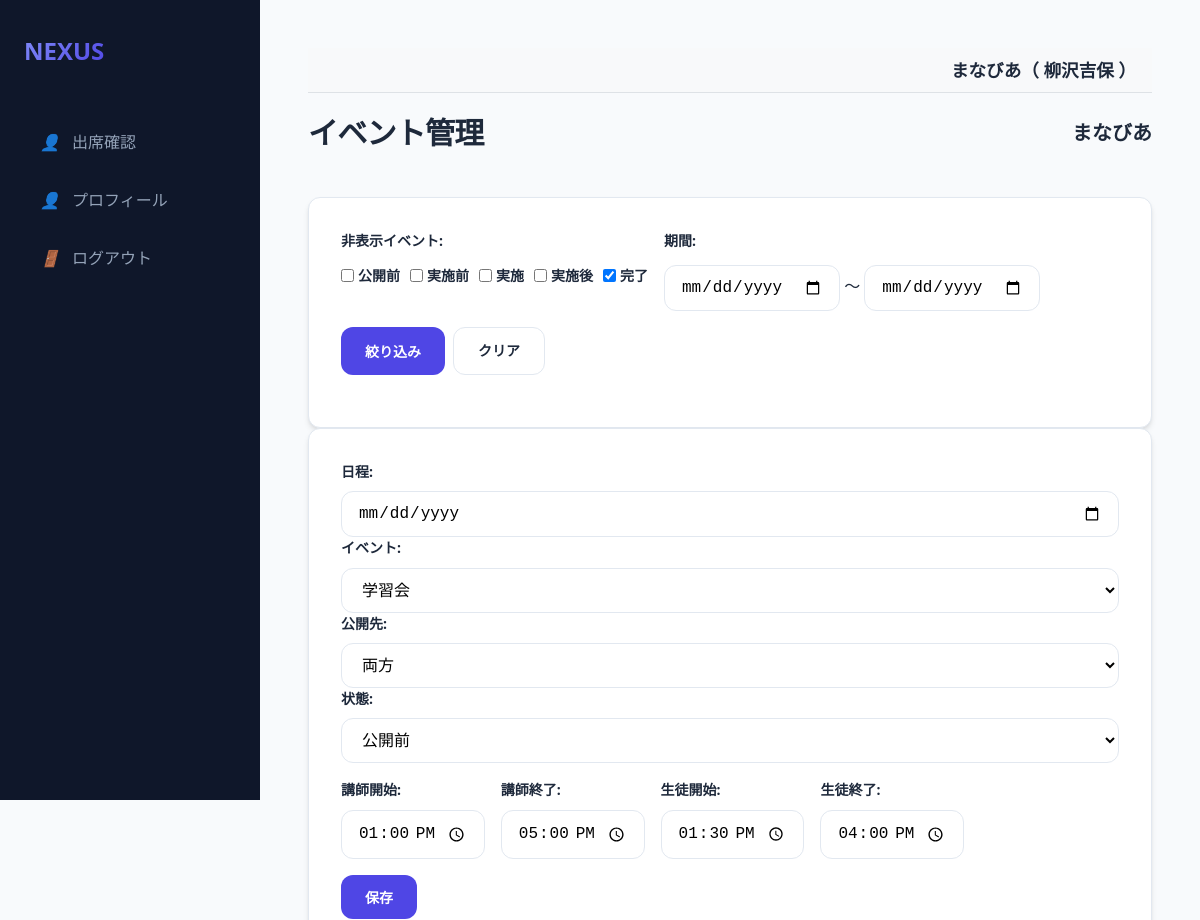
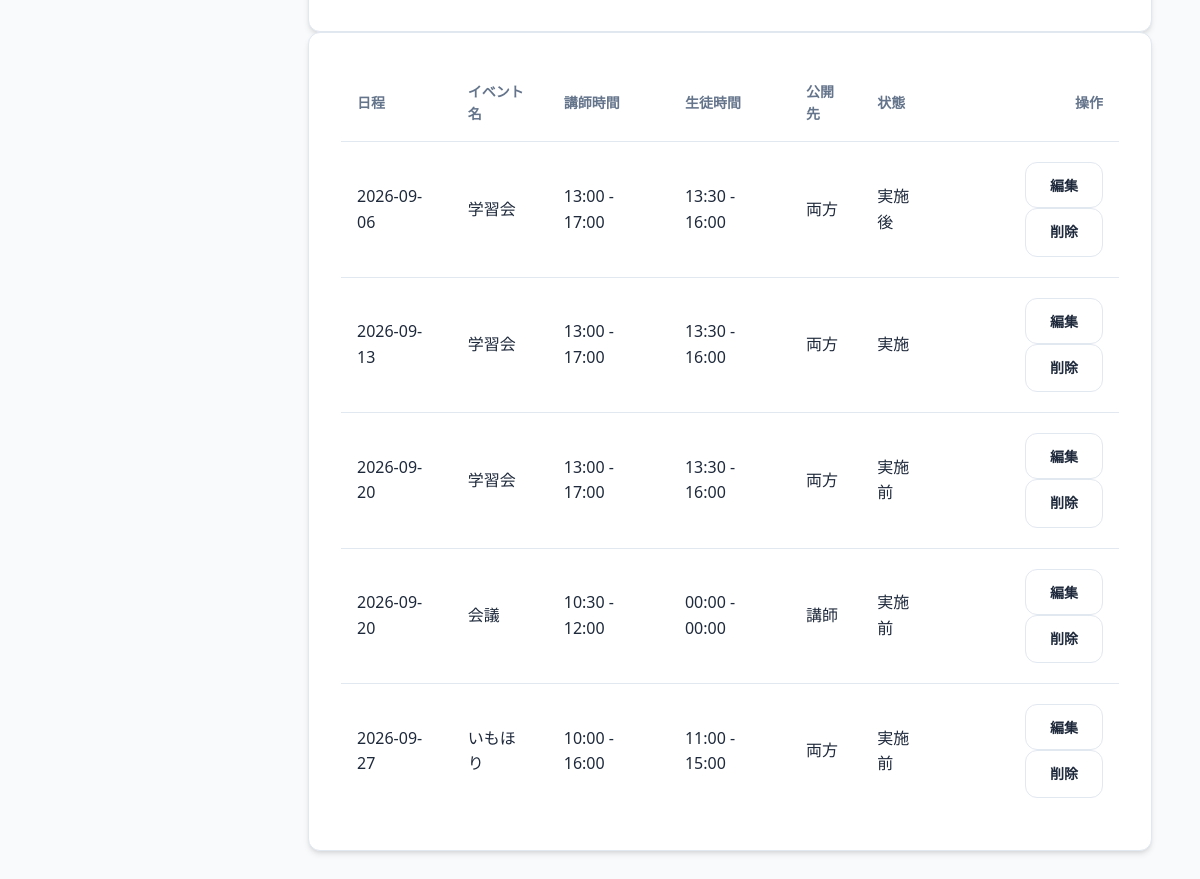
The app's page /events (signed in) with its own data (2 pictures, top to bottom).
### models.py (models this page shows, shortened)
class Organization(db.Model):
    id = db.Column(db.Integer, primary_key=True)
    name = db.Column(db.String(100), nullable=False)

class User(db.Model):
    id = db.Column(db.Integer, primary_key=True)
    username = db.Column(db.String(50), unique=True, nullable=False)
    name = db.Column(db.String(50), nullable=True)
    password_hash = db.Column(db.String(128), nullable=False)
    is_admin = db.Column(db.Boolean, default=False)
    is_super_admin = db.Column(db.Boolean, default=False)
    is_org_admin = db.Column(db.Boolean, default=False)
    organization_id = db.Column(db.Integer, db.ForeignKey('organization.id'), nullable=True)
    organization = db.relationship('Organization', backref='users')
    teacher_record = db.relationship('Teacher', back_populates='user', uselist=False)
    student_record = db.relationship('Student', back_populates='user', uselist=False)

class Event(db.Model):
    id = db.Column(db.Integer, primary_key=True)
    date = db.Column(db.DateTime, nullable=False)
    name = db.Column(db.String(100), nullable=False)
    organization_id = db.Column(db.Integer, db.ForeignKey('organization.id'), nullable=False)
    organization = db.relationship('Organization')
    venues = db.relationship('Venue', secondary=event_venue, backref='events')
    teacher_start = db.Column(db.String(5), nullable=False)
    teacher_end = db.Column(db.String(5), nullable=False)
    student_start = db.Column(db.String(5), nullable=False)
    student_end = db.Column(db.String(5), nullable=False)
    publish_to = db.Column(db.String(20), default='両0')
    status = db.Column(db.String(20), default='公開前')

### app.py (the view)
@app.route('/events')
@login_required
@organization_required
def events():
    org_id = session['organization_id']
    hidden_statuses = request.args.getlist('hidden_status')
    if 'filter_applied' not in request.args:
        hidden_statuses = ['完了']
    start_date = request.args.get('start_date')
    end_date = request.args.get('end_date')
    query = Event.query.filter_by(organization_id=org_id)
    if hidden_statuses:
        query = query.filter(~Event.status.in_(hidden_statuses))
    if start_date:
        query = query.filter(Event.date >= datetime.strptime(start_date, '%Y-%m-%d'))
    if end_date:
        query = query.filter(Event.date <= datetime.strptime(end_date, '%Y-%m-%d'))
    events = query.order_by(Event.date).all()
    configs = {c.key: c.value for c in Config.query.filter_by(organization_id=org_id).all()}
    return render_template('events.html', events=events, configs=configs,
                           hidden_statuses=hidden_statuses, start_date=start_date, end_date=end_date)

### app.py (called while the page is built)
@app.after_request
def add_header(response):
    response.headers['Cache-Control'] = 'no-store, no-cache, must-revalidate, max-age=0'
    response.headers['Pragma'] = 'no-cache'
    response.headers['Expires'] = '0'
    return response

def login_required(f):
    @wraps(f)
    def decorated_function(*args, **kwargs):
        if 'user_id' not in session:
            return redirect(url_for('login'))
        return f(*args, **kwargs)
    return decorated_function

def organization_required(f):
    @wraps(f)
    def decorated_function(*args, **kwargs):
        if 'user_id' not in session:
            return redirect(url_for('login'))
        user = db.session.get(User, session['user_id'])
        session['organization_id'] = user.organization_id
        session['org_name'] = user.organization.name
        return f(*args, **kwargs)
    return decorated_function

@app.context_processor
def inject_globals():
    user = None
    group_division_enabled = False
    if 'user_id' in session:
        user = db.session.get(User, session['user_id'])
        if user and user.organization_id:
            cfg = Config.query.filter_by(key='group_division_enabled', organization_id=user.organization_id).first()
            if cfg and cfg.value == 'true':
                group_division_enabled = True
    return dict(current_user=user, group_division_enabled=group_division_enabled)

### templates/events.html (shortened to what this page needs)
{% extends "base.html" %}
{% block content %}
<div class="header">
    <h1>イベント管理</h1>
    <h2 style="font-size: 1.25rem;">{{ current_user.organization.name if current_user.is_super_admin else session.get('org_name', '不明') }}</h2>
</div>
<div class="card">
    <form action="/events" method="get" style="display: flex; gap: 1rem; align-items: flex-start; margin-bottom: 1rem; flex-wrap: wrap;">
        <div style="display: flex; flex-direction: column; gap: 0.25rem;">
            <label>非表示イベント: </label>
            <div style="display: flex; gap: 10px; align-items: center; flex-wrap: nowrap; white-space: nowrap;">
                {% for status in ['公開前', '実施前', '実施', '実施後', '完了'] %}
                    <label style="margin: 0; display: flex; align-items: center; gap: 4px;">
                        <input type="checkbox" name="hidden_status" value="{{ status }}"
                        {% if status in hidden_statuses %}checked{% endif %}>
                        {{ status }}
                    </label>
                {% endfor %}
            </div>
        </div>
        <div style="display: flex; flex-direction: column; gap: 0.25rem;">
            <label>期間: </label>
            <div>
                <input type="date" name="start_date" value="{{ start_date|default('') }}" class="form-control" style="display: inline-block; width: auto;">
                〜
                <input type="date" name="end_date" value="{{ end_date|default('') }}" class="form-control" style="display: inline-block; width: auto;">
            </div>
        </div>
        <div style="display: flex; align-self: flex-end; gap: 0.5rem; padding-bottom: 0.25rem;">
            <button type="submit" class="btn btn-primary">絞り込み</button>
            <a href="/events" class="btn btn-outline">クリア</a>
        </div>
    </form>
</div>
<div class="card">
    <form action="/event/save" method="post" id="eventForm">
        <div style="margin-bottom: 1rem;">
            <label>日程: </label>
            <input type="date" name="date" id="eventDate" required class="form-control">
            <label>イベント: </label>
            <select name="event_type" id="eventType" class="form-control" onchange="updateDefaultTimes(true)">
                <option value="学習会">学習会</option>
            </select>
            <label>公開先: </label>
            <select name="publish_to" id="publishTo" class="form-control">
                <option value="両方">両方</option>
            </select>
            <label>状態: </label>
            <select name="status" id="status" class="form-control">
                <option value="公開前">公開前</option>
            </select>
        </div>
        <div style="display: flex; gap: 1rem; margin-bottom: 1rem; align-items: center; flex-wrap: wrap;">
            <div><label>講師開始: </label><input type="time" name="teacher_start" id="teacherStart" class="form-control"></div>
            <div><label>講師終了: </label><input type="time" name="teacher_end" id="teacherEnd" class="form-control"></div>
            <div><label>生徒開始: </label><input type="time" name="student_start" id="studentStart" class="form-control"></div>
            <div><label>生徒終了: </label><input type="time" name="student_end" id="studentEnd" class="form-control"></div>
        </div>
        <button type="submit" class="btn btn-primary">保存</button>
    </form>
</div>
<div class="card">
    <div class="table-container">
        <table>
            <thead>
                <tr>
                    <th>日程</th>
                    <th>イベント名</th>
                    <th>講師時間</th>
                    <th>生徒時間</th>
                    <th>公開先</th>
                    <th>状態</th>
                    <th style="text-align: right;">操作</th>
                </tr>
            </thead>
            <tbody>
                {% for e in events %}
                <tr>
                    <td>{{ e.date.strftime('%Y-%m-%d') }}</td>
                    <td>{{ e.name }}</td>
                    <td>{{ e.teacher_start }} - {{ e.teacher_end }}</td>
                    <td>{{ e.student_start }} - {{ e.student_end }}</td>
                    <td>{{ e.publish_to }}</td>
                    <td>{{ e.status }}</td>
                    <td style="text-align: right;">
                        <button class="btn btn-outline" onclick="editEvent('{{ e.id }}', '{{ e.date.strftime('%Y-%m-%d') }}', '{{ e.name }}', '{{ e.teacher_start }}', '{{ e.teacher_end }}', '{{ e.student_start }}', '{{ e.student_end }}', '{{ e.publish_to }}', '{{ e.status }}')">編集</button>
                        <a href="/event/delete/{{ e.id }}" class="btn btn-outline btn-danger" onclick="return confirm('本当に削除しますか？')">削除</a>
                    </td>
                </tr>
                {% endfor %}
            </tbody>
        </table>
    </div>
</div>
{% endblock %}

### templates/base.html (shortened to what this page needs)
<!DOCTYPE html>
<html lang="ja">
<head>
    <link rel="stylesheet" href="{{ url_for('static', filename='style.css') }}">
</head>
<body>
<aside class="sidebar">
    <a href="/" class="logo">
        <span>NEXUS</span>
    </a>
    <nav class="nav-links">
        {% if current_user.is_admin %}
        <a href="/events" class="nav-item {{ 'active' if request.path == '/events' }}">
            <i>📋</i> イベント管理
        </a>
        <a href="/event/select" class="nav-item {{ 'active' if request.path == '/event/select' }}">
            <i>📅</i> イベント一覧
        </a>
        <a href="/venues" class="nav-item {{ 'active' if request.path == '/venues' }}">
            <i>📍</i> 会場一覧
        </a>
        <a href="/settings" class="nav-item {{ 'active' if request.path == '/settings' }}">
            <i>⚙️</i> 設定
        </a>
        {% if group_division_enabled %}
        <a href="/groups" class="nav-item {{ 'active' if request.path == '/groups' }}">
            <i>👥</i> グループ設定
        </a>
        {% endif %}
        <a href="/prohibited_matches" class="nav-item {{ 'active' if request.path == '/prohibited_matches' }}">
            <i>🚫</i> マッチング禁止
        </a>
        {% if session.get('selected_event_name', '')|trim == '学習会' and session.get('selected_event_status', '')|trim == '実施後' %}
        <a href="/evaluation/teacher" class="nav-item {{ 'active' if request.path == '/evaluation/teacher' }}">
            <i>🧑‍🏫</i> 講師による評価
        </a>
        <a href="/evaluation/student" class="nav-item {{ 'active' if request.path == '/evaluation/student' }}">
            <i>🎓</i> 生徒の感想
        </a>
        {% else %}
        <a href="/teachers" class="nav-item {{ 'active' if request.path == '/teachers' }}">
            <i>🧑‍🏫</i> 講師一覧
        </a>
        <a href="/students" class="nav-item {{ 'active' if request.path == '/students' }}">
            <i>🎓</i> 生徒一覧
        </a>
        {% if session.get('selected_event_name', '')|trim == '学習会' and session.get('selected_event_status', '')|trim == '実施' %}
        <a href="/matching/setup" class="nav-item {{ 'active' if request.path == '/matching/setup' }}">
            <i>🔄</i> マッチング実行
        </a>
        <a href="/result" class="nav-item {{ 'active' if request.path == '/result' }}">
            <i>📊</i> マッチング結果
        </a>
        <a href="/matching/adjustment" class="nav-item {{ 'active' if request.path == '/matching/adjustment' }}">
            <i>🛠️</i> マッチング調整
        </a>
        {% endif %}
        {% endif %}
        {% if current_user.is_super_admin %}
        <a href="/users" class="nav-item {{ 'active' if request.path == '/users' }}">
            <i>⚙️</i> 管理者一覧
        </a>
        <a href="/organizations" class="nav-item {{ 'active' if request.path == '/organizations' }}">
            <i>🏢</i> 組織一覧
        </a>
        {% endif %}
        {% elif current_user.teacher_record %}
        <a href="{{ url_for('teacher_dashboard') }}" class="nav-item {{ 'active' if request.path == '/teacher/dashboard' }}">
            <i>👤</i> 出席確認
        </a>
        <a href="{{ url_for('teacher_edit', id=current_user.teacher_record.id) }}" class="nav-item {{ 'active' if request.path == url_for('teacher_edit', id=current_user.teacher_record.id) }}">
            <i>👤</i> プロフィール
        </a>
        {% endif %}
        <a href="{{ url_for('logout') }}" class="nav-item">
            <i>🚪</i> ログアウト
        </a>
    </nav>
</aside>
<main class="main-content">
    {% if current_user %}
    <div style="background-color: #f8f9fa; padding: 0.5rem 1rem; margin-bottom: 1rem; border-bottom: 1px solid #dee2e6; text-align: right; font-size: 1.1rem; font-weight: bold;">
        {{ current_user.organization.name if current_user.organization else '組織なし' }}（
        {% if current_user.name %}
            {{ current_user.name }}
        {% elif current_user.teacher_record %}
            {{ current_user.teacher_record.name }}
        {% elif current_user.student_record %}
            {{ current_user.student_record.name }}
        {% else %}
            {{ current_user.username }}
        {% endif %}
        ）
    </div>
    {% endif %}
    {% block content %}{% endblock %}
</main>
</body>
</html>

### static/style.css (style rules this page uses)
:root { --primary: #4f46e5; --primary-hover: #4338ca; --bg-main: #f8fafc; --bg-card: #ffffff; --text-main: #1e293b; --text-muted: #64748b; --border: #e2e8f0; --shadow: 0 4px 6px -1px rgb(0 0 0 / 0.1), 0 2px 4px -2px rgb(0 0 0 / 0.1); --radius: 0.75rem; --sidebar-w: 260px; }
* { margin: 0; padding: 0; box-sizing: border-box; }
body { font-family: "Segoe UI", "Hiragino Kaku Gothic ProN", "Hiragino Sans", "Meiryo", sans-serif; background-color: var(--bg-main); color: var(--text-main); line-height: 1.6; display: flex; min-height: 100vh; }
.sidebar { width: var(--sidebar-w); background-color: #0f172a; color: white; padding: 2rem 1.5rem; display: flex; flex-direction: column; position: fixed; height: 100vh; transition: all 0.3s ease; }
.logo { font-size: 1.5rem; font-weight: 800; margin-bottom: 3rem; display: flex; align-items: center; gap: 0.75rem; color: #f8fafc; text-decoration: none; }
.logo span { background: linear-gradient(135deg, #818cf8, #4f46e5); -webkit-background-clip: text; -webkit-text-fill-color: transparent; }
.nav-links { display: flex; flex-direction: column; gap: 0.5rem; }
.nav-item { padding: 0.75rem 1rem; color: #94a3b8; text-decoration: none; border-radius: var(--radius); display: flex; align-items: center; gap: 0.75rem; transition: all 0.2s; }
.main-content { margin-left: var(--sidebar-w); flex: 1; padding: 3rem; max-width: 1200px; }
.header { display: flex; justify-content: space-between; align-items: center; margin-bottom: 2.5rem; }
h1 { font-size: 1.875rem; font-weight: 700; letter-spacing: -0.025em; }
.card { background: var(--bg-card); border: 1px solid var(--border); border-radius: var(--radius); padding: 2rem; box-shadow: var(--shadow); }
.table-container { overflow-x: auto; }
table { width: 100%; border-collapse: collapse; text-align: left; }
th { padding: 1rem; border-bottom: 1px solid var(--border); font-size: 0.875rem; text-transform: uppercase; color: var(--text-muted); font-weight: 600; }
td { padding: 1.25rem 1rem; border-bottom: 1px solid var(--border); }
tr:last-child td { border-bottom: none; }
label { display: block; font-size: 0.875rem; font-weight: 600; margin-bottom: 0.5rem; color: var(--text-main); }
input, select, textarea { width: 100%; padding: 0.75rem 1rem; border: 1px solid var(--border); border-radius: var(--radius); font-size: 1rem; transition: border-color 0.2s; background-color: #fff; }
.btn { display: inline-flex; align-items: center; justify-content: center; padding: 0.75rem 1.5rem; font-size: 0.875rem; font-weight: 600; border-radius: var(--radius); cursor: pointer; transition: all 0.2s; text-decoration: none; border: none; gap: 0.5rem; }
.btn-primary { background-color: var(--primary); color: white; }
.btn-danger { background-color: #ef4444; color: white; }
.btn-outline { background-color: transparent; border: 1px solid var(--border); color: var(--text-main); }

### records on screen
Organization: organization "まなびあ"
User: name "柳沢吉保", organization "まなびあ"
Event: date "2026-09-06", name "学習会", teacher_start "13:00", teacher_end "17:00", student_start "13:30", student_end "16:00", publish_to "両方", status "実施後"
Event: date "2026-09-13", name "学習会", teacher_start "13:00", teacher_end "17:00", student_start "13:30", student_end "16:00", publish_to "両方", status "実施"
Event: date "2026-09-20", name "学習会", teacher_start "13:00", teacher_end "17:00", student_start "13:30", student_end "16:00", publish_to "両方", status "実施前"
Event: date "2026-09-20", name "会議", teacher_start "10:30", teacher_end "12:00", student_start "00:00", student_end "00:00", publish_to "講師", status "実施前"
Event: date "2026-09-27", name "いもほり", teacher_start "10:00", teacher_end "16:00", student_start "11:00", student_end "15:00", publish_to "両方", status "実施前"

### other values on screen
{{ status }} "公開前" "実施前" "実施" "実施後" "完了"
